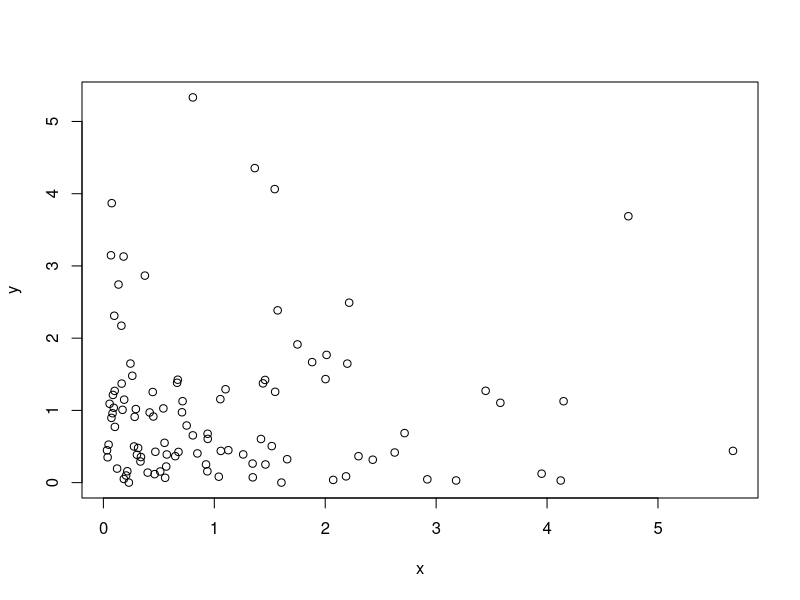
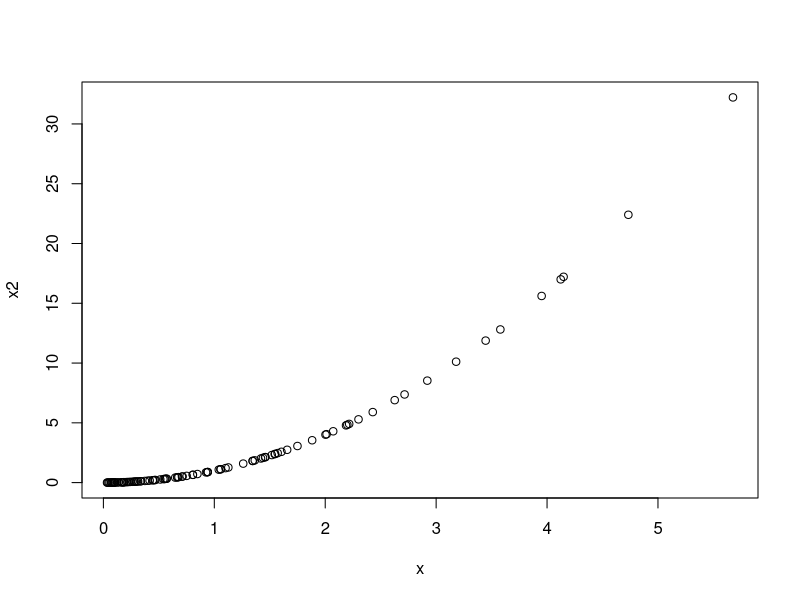

The R script that drew these images, in order:
## ---- chunk 1
x<-rexp(100)
y<-rexp(100)
plot(x,y)
## ---- chunk 2
x2<-x^2
plot(x,x2)
